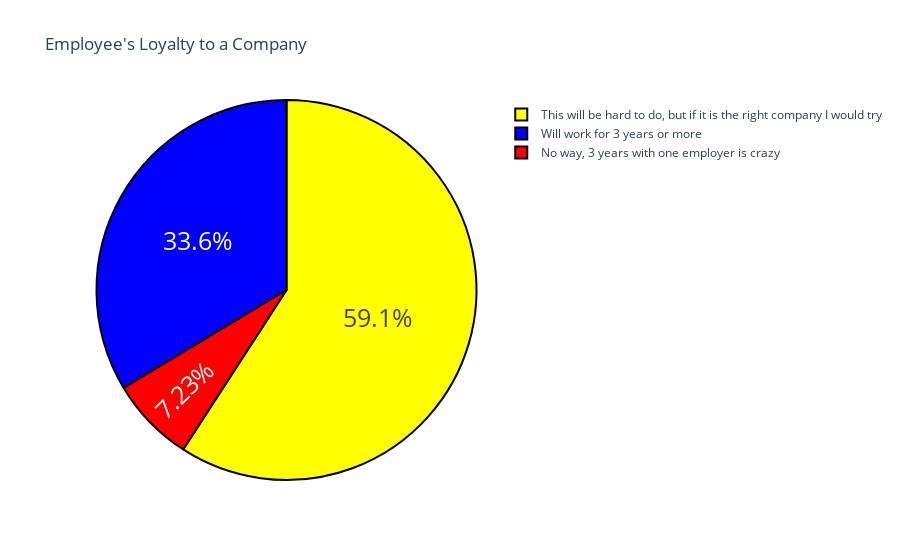

Notebook source saved alongside this figure:
### Code cell
label = work.index
count = work.values
color = ['yellow','blue','red']
fig = go.Figure(data = [go.Pie(labels = label, values = count)])
fig.update_layout(title_text = "Employee's Loyalty to a Company")
fig.update_traces(hoverinfo = 'label+value+percent', 
                  textinfo = 'percent', textfont_size = 25, 
                  marker = dict(colors = color, line = dict(color = 'black', width = 2)))

fig.show()

### Figure 1 — Plotly figure (JSON) as saved in the notebook; plotly's stock layout.template omitted (floating-point values rounded to 4 significant figures)
{"data": [{"hoverinfo": "label+value+percent", "labels": ["This will be hard to do, but if it is the right company I would try", "Will work for 3 years or more", "No way, 3 years with one employer is crazy"], "marker": {"colors": ["yellow", "blue", "red"], "line": {"color": "black", "width": 2}}, "textfont": {"size": 25}, "textinfo": "percent", "type": "pie", "values": [139, 79, 17]}], "layout": {"title": {"text": "Employee's Loyalty to a Company"}}}
